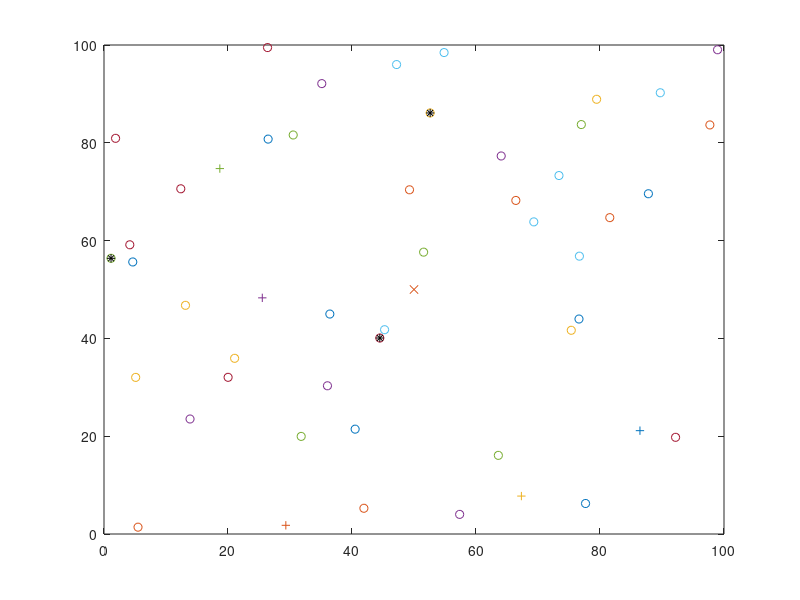

Recreate this plot in MATLAB.

clear;

%%%%%%%%%%%%%%%%%%%%%%%%%%%%%%%% PARAMETERS %%%%%%%%%%%%%%%%%%%%%%%%%%%%

%Field Dimensions - x and y maximum (in meters)
xm=100;
ym=100;

%x and y Coordinates of the Sink
sink.x=0.5*xm;
sink.y=0.5*ym;

%Number of Nodes in the field
n=50;

%Optimal Election Probability of a node
%to become cluster head
p=0.1;

%Energy Model (all values in Joules) 
%Initial Energy 
Eo=0.5;
%Eelec=Etx=Erx
ETX=50*0.000000001;
ERX=50*0.000000001;
%Transmit Amplifier types
Efs=10*0.000000000001;
Emp=0.0013*0.000000000001;
%Data Aggregation Energy
EDA=5*0.000000001;

%Values for Hetereogeneity
%Percentage of nodes than are advanced
m=0.1;
%\alpha
a=1;

%maximum number of rounds
rmax=5

%%%%%%%%%%%%%%%%%%%%%%%%% END OF PARAMETERS %%%%%%%%%%%%%%%%%%%%%%%%


%Range of temparature from a=0 to b=50

a=0;
b=50;

%Range of temparature

%Computation of do
doo=sqrt(Efs/Emp); 

%Creation of the random Sensor Network
figure(1);

for i=1:1:n
    S(i).xd=rand(1,1)*xm;
    XR(i)=S(i).xd;
    S(i).yd=rand(1,1)*ym;
    YR(i)=S(i).yd;
    S(i).G=0;
	%%%%%%%%%%%%%%%%%%%%%%%%%%%%%%%%%%%%%%Randomly creating sensor data from 0 to 50
	S(i).temp= (b-a).*rand(1,1) + a;
	%%%%%%%%%%%%%%%%%%%%%%%%%%%%%%%%%%%%%%End of Randomly creating sensor data from 0 to 50
    %initially there are no cluster heads only nodes
    S(i).type='N';
   
    temp_rnd0=i;
    %Random Election of Normal Nodes
    if (temp_rnd0>=m*n+1) 
        S(i).E=Eo;
        S(i).ENERGY=0;
        %%%%plot(S(i).xd,S(i).yd,'o');
        hold on;
    end
    %Random Election of Advanced Nodes
    if (temp_rnd0<m*n+1)  
        S(i).E=Eo*(1+a)
        S(i).ENERGY=1;
        %%%%plot(S(i).xd,S(i).yd,'+');
         hold on;
    end
end

S(n+1).xd=sink.x;
S(n+1).yd=sink.y;
plot(S(n+1).xd,S(n+1).yd,'x');
    
        
%First Iteration
figure(1);

%counter for CHs
countCHs=0;
%counter for CHs per round
rcountCHs=0;
cluster=1;

countCHs;
rcountCHs=rcountCHs+countCHs;
flag_first_dead=0;
for r=0:1:rmax
    r
    packets_TO_BS_per_round=0;
  %Election Probability for Normal Nodes
  pnrm=( p/ (1+a*m) );
  %Election Probability for Advanced Nodes
  padv= ( p*(1+a)/(1+a*m) );
    
  %Operation for heterogeneous epoch
  if(mod(r, round(1/pnrm) )==0)
    for i=1:1:n
        S(i).G=0;
        S(i).cl=0;
    end
  end

 %Operations for sub-epochs
 if(mod(r, round(1/padv) )==0)
    for i=1:1:n
        if(S(i).ENERGY==1)
            S(i).G=0;
            S(i).cl=0;
        end
    end
  end

 
hold off;

%Number of dead nodes
dead=0;
%Number of dead Advanced Nodes
dead_a=0;
%Number of dead Normal Nodes
dead_n=0;

%counter for bit transmitted to Bases Station and to Cluster Heads
packets_TO_BS=0;
packets_TO_CH=0;
%counter for bit transmitted to Bases Station and to Cluster Heads 
%per round

PACKETS_TO_CH(r+1)=0;
PACKETS_TO_BS(r+1)=0;

figure(1);

for i=1:1:n
    %checking if there is a dead node
    if (S(i).E<=0)
        plot(S(i).xd,S(i).yd,'red .');
        dead=dead+1;
        if(S(i).ENERGY==1)
            dead_a=dead_a+1;
        end
        if(S(i).ENERGY==0)
            dead_n=dead_n+1;
        end
        hold on;    
    end
    if S(i).E>0
        S(i).type='N';
        if (S(i).ENERGY==0)  
        plot(S(i).xd,S(i).yd,'o');
        end
        if (S(i).ENERGY==1)  
        plot(S(i).xd,S(i).yd,'+');
        end
        hold on;
    end
end
plot(S(n+1).xd,S(n+1).yd,'x');


STATISTICS(r+1).DEAD=dead;
DEAD(r+1)=dead;
DEAD_N(r+1)=dead_n;
DEAD_A(r+1)=dead_a;

%When the first node dies
if (dead==1)
    if(flag_first_dead==0)
        first_dead=r
        flag_first_dead=1;
    end
end

countCHs=0;
cluster=1;
for i=1:1:n
   if(S(i).E>0)
   temp_rand=rand;     
   if ( (S(i).G)<=0)

 %Election of Cluster Heads for normal nodes
 if( ( S(i).ENERGY==0 && ( temp_rand <= ( pnrm / ( 1 - pnrm * mod(r,round(1/pnrm)) )) ) )  )

            countCHs=countCHs+1;
            packets_TO_BS=packets_TO_BS+1;
            PACKETS_TO_BS(r+1)=packets_TO_BS;
            
            S(i).type='C';
            S(i).G=100;
            C(cluster).xd=S(i).xd;
            C(cluster).yd=S(i).yd;
            plot(S(i).xd,S(i).yd,'k*');
            
            distance=sqrt( (S(i).xd-(S(n+1).xd) )^2 + (S(i).yd-(S(n+1).yd) )^2 );
            C(cluster).distance=distance;
            C(cluster).id=i;
            X(cluster)=S(i).xd;
            Y(cluster)=S(i).yd;
			
			msg=['Normal node cluster head  ',num2str(C(cluster).id),'  with X  ',num2str(X(cluster)),'  with Y  ',num2str(Y(cluster))];
			disp(msg);
			msg1=['temp of the AN in Normal group ',num2str(S(C(cluster).id).temp)];
		    disp(msg1);
			
			
            cluster=cluster+1;
			
            
            %Calculation of Energy dissipated
            distance;
            if (distance>doo)
                S(i).E=S(i).E- ( (ETX+EDA)*(4000) + Emp*4000*( distance*distance*distance*distance )); 
            end
            if (distance<=doo)
                S(i).E=S(i).E- ( (ETX+EDA)*(4000)  + Efs*4000*( distance * distance )); 
            end
        end     


 %Election of Cluster Heads for Advanced nodes
 if( ( S(i).ENERGY==1 && ( temp_rand <= ( padv / ( 1 - padv * mod(r,round(1/padv)) )) ) )  )
        
            countCHs=countCHs+1;
            packets_TO_BS=packets_TO_BS+1;
            PACKETS_TO_BS(r+1)=packets_TO_BS;
            
            S(i).type='C';
            S(i).G=100;
            C(cluster).xd=S(i).xd;
            C(cluster).yd=S(i).yd;
            plot(S(i).xd,S(i).yd,'k*');
            
            distance=sqrt( (S(i).xd-(S(n+1).xd) )^2 + (S(i).yd-(S(n+1).yd) )^2 );
            C(cluster).distance=distance;
            C(cluster).id=i;
			X(cluster)=S(i).xd;
            Y(cluster)=S(i).yd;
			
			
			msg=['Advanced node cluster head  ',num2str(C(cluster).id),'  with X  ',num2str(X(cluster)),'with Y  ',num2str(Y(cluster))];
			disp(msg);
			msg1=['temp of the AN in Advanced group ',num2str(S(C(cluster).id).temp)];
		    disp(msg1);
			
			
			
            cluster=cluster+1;
			
			

            
            %Calculation of Energy dissipated
            distance;
            if (distance>doo)
                S(i).E=S(i).E- ( (ETX+EDA)*(4000) + Emp*4000*( distance*distance*distance*distance )); 
            end
            if (distance<=doo)
               S(i).E=S(i).E- ( (ETX+EDA)*(4000)  + Efs*4000*( distance * distance ));
            end
        end     
    
    end
  end 
end



STATISTICS(r+1).CLUSTERHEADS=cluster-1;
CLUSTERHS(r+1)=cluster-1;

%Election of Associated Cluster Head for Normal Nodes
count_nodes=0;
for i=1:1:n

   if ( S(i).type=='N' && S(i).E>0 )
     if(cluster-1>=1)
	   min_dis=sqrt( (S(i).xd-S(n+1).xd)^2 + (S(i).yd-S(n+1).yd)^2 );
       min_dis_cluster=1;
       for c=1:1:cluster-1
           temp=min(min_dis,sqrt( (S(i).xd-C(c).xd)^2 + (S(i).yd-C(c).yd)^2 ) );
           if ( temp<min_dis )
               min_dis=temp;
               min_dis_cluster=c;
           end
       end
       
       %Energy dissipated by associated Cluster Head
            min_dis;
            if (min_dis>doo)
                S(i).E=S(i).E- ( ETX*(4000) + Emp*4000*( min_dis * min_dis * min_dis * min_dis)); 
            end
            if (min_dis<=doo)
                S(i).E=S(i).E- ( ETX*(4000) + Efs*4000*( min_dis * min_dis)); 
            end
        %Energy dissipated
       if(min_dis>0)
           S(C(min_dis_cluster).id).E = S(C(min_dis_cluster).id).E- ( (ERX + EDA)*4000 ); 
           PACKETS_TO_CH(r+1)=n-dead-cluster+1; 
       end
        
       S(i).min_dis=min_dis;
       S(i).min_dis_cluster=min_dis_cluster;
	   
	   msg2=['for NOde-- ',num2str(i),'min dis calculated was  ',num2str(S(i).min_dis),'and Min distance cluster was ',num2str(S(i).min_dis_cluster), '----its X and Y Values were  ',num2str(S(i).xd),'  and ',num2str(S(i).yd),'  temp= ',num2str(S(i).temp)];
	   disp(msg2);
      % xlswrite('C:\Users\Admin\Downloads\SensorData.xlsx',num2str(S(i).xd),'Sheet1','A2');
        %xlswrite('C:\Users\Admin\Downloads\SensorData.xlsx',num2str(S(i).yd),'Sheet1','B2');
	   msg3=['THis is the Advanced node  ',num2str(C(min_dis_cluster).id)];
	   disp(msg3);
	   
	   %data_from_node(count_nodes++)=[i,S(i).min_dis_cluster,S(i).xd,S(i).yd,S(i).temp,C(min_dis_cluster).id];
	   
           
   end
 end
end
count_nodes
for i=1:count_nodes
data_from_node(i)
end
hold on;

countCHs;
rcountCHs=rcountCHs+countCHs;
end


%Tn=T(:,:,3);
%xlswrite(Tn,'G:\CD\Book1.xlsx','Sheet',1,'Range','A1');
%writetable(T,'C:\Users\HP\Downloads\New folder\data.xlsx','Sheet',1,'Range','A1'),




%%%%%%%%%%%%%%%%%%%%%%%%%%%%%%%%%%%   STATISTICS    %%%%%%%%%%%%%%%%%%%%%%%%%%%%%%%%%%%
%                                                                                     %
%  DEAD  : a rmax x 1 array of number of dead nodes/round 
%  DEAD_A : a rmax x 1 array of number of dead Advanced nodes/round
%  DEAD_N : a rmax x 1 array of number of dead Normal nodes/round
%  CLUSTERHS : a rmax x 1 array of number of Cluster Heads/round
%  PACKETS_TO_BS : a rmax x 1 array of number packets send to Base Station/round
%  PACKETS_TO_CH : a rmax x 1 array of number of packets send to ClusterHeads/round
%  first_dead: the round where the first node died                   
%                                                                                     %
%%%%%%%%%%%%%%%%%%%%%%%%%%%%%%%%%%%%%%%%%%%%%%%%%%%%%%%%%%%%%%%%%%%%%%%%%%%%%%%%%%%%%%%


